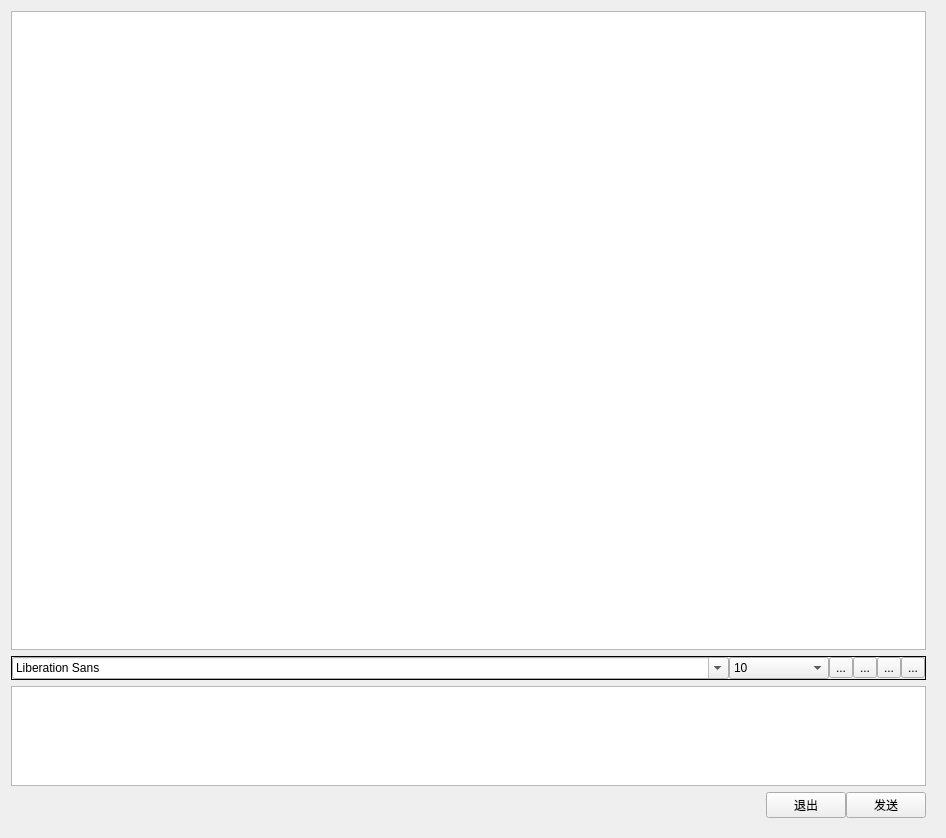
<?xml version="1.0" encoding="UTF-8"?>
<ui version="4.0">
 <class>ChatWdg</class>
 <widget class="QWidget" name="ChatWdg">
  <property name="geometry">
   <rect>
    <x>0</x>
    <y>0</y>
    <width>946</width>
    <height>838</height>
   </rect>
  </property>
  <property name="windowTitle">
   <string>Form</string>
  </property>
  <layout class="QHBoxLayout" name="horizontalLayout_3">
   <item>
    <widget class="QWidget" name="widget_2" native="true">
     <layout class="QVBoxLayout" name="verticalLayout">
      <property name="leftMargin">
       <number>0</number>
      </property>
      <property name="topMargin">
       <number>0</number>
      </property>
      <item>
       <widget class="QTextBrowser" name="textBrowser"/>
      </item>
      <item>
       <widget class="QFrame" name="frame">
        <property name="frameShape">
         <enum>QFrame::Box</enum>
        </property>
        <layout class="QHBoxLayout" name="horizontalLayout">
         <property name="spacing">
          <number>0</number>
         </property>
         <property name="leftMargin">
          <number>0</number>
         </property>
         <property name="topMargin">
          <number>0</number>
         </property>
         <property name="rightMargin">
          <number>0</number>
         </property>
         <property name="bottomMargin">
          <number>0</number>
         </property>
         <item>
          <widget class="QFontComboBox" name="fontTypeBox"/>
         </item>
         <item>
          <widget class="QComboBox" name="fontSizeBox">
           <property name="maximumSize">
            <size>
             <width>100</width>
             <height>16777215</height>
            </size>
           </property>
           <property name="currentIndex">
            <number>5</number>
           </property>
           <item>
            <property name="text">
             <string>5</string>
            </property>
           </item>
           <item>
            <property name="text">
             <string>6</string>
            </property>
           </item>
           <item>
            <property name="text">
             <string>7</string>
            </property>
           </item>
           <item>
            <property name="text">
             <string>8</string>
            </property>
           </item>
           <item>
            <property name="text">
             <string>9</string>
            </property>
           </item>
           <item>
            <property name="text">
             <string>10</string>
            </property>
           </item>
           <item>
            <property name="text">
             <string>11</string>
            </property>
           </item>
           <item>
            <property name="text">
             <string>12</string>
            </property>
           </item>
           <item>
            <property name="text">
             <string>15</string>
            </property>
           </item>
           <item>
            <property name="text">
             <string>20</string>
            </property>
           </item>
           <item>
            <property name="text">
             <string>25</string>
            </property>
           </item>
          </widget>
         </item>
         <item>
          <widget class="QToolButton" name="btnBold">
           <property name="toolTip">
            <string>加粗</string>
           </property>
           <property name="text">
            <string>...</string>
           </property>
           <property name="icon">
            <iconset>
             <normaloff>:/images/Font/bold.png</normaloff>:/images/Font/bold.png</iconset>
           </property>
           <property name="checkable">
            <bool>true</bool>
           </property>
           <property name="toolButtonStyle">
            <enum>Qt::ToolButtonIconOnly</enum>
           </property>
          </widget>
         </item>
         <item>
          <widget class="QToolButton" name="btnColor">
           <property name="toolTip">
            <string>颜色</string>
           </property>
           <property name="text">
            <string>...</string>
           </property>
           <property name="icon">
            <iconset>
             <normaloff>:/images/Font/color.png</normaloff>:/images/Font/color.png</iconset>
           </property>
           <property name="toolButtonStyle">
            <enum>Qt::ToolButtonIconOnly</enum>
           </property>
          </widget>
         </item>
         <item>
          <widget class="QToolButton" name="btnSave">
           <property name="toolTip">
            <string>保存</string>
           </property>
           <property name="text">
            <string>...</string>
           </property>
           <property name="icon">
            <iconset>
             <normaloff>:/images/Font/save.png</normaloff>:/images/Font/save.png</iconset>
           </property>
          </widget>
         </item>
         <item>
          <widget class="QToolButton" name="btnClear">
           <property name="toolTip">
            <string>清除</string>
           </property>
           <property name="text">
            <string>...</string>
           </property>
           <property name="icon">
            <iconset>
             <normaloff>:/images/Font/clear.png</normaloff>:/images/Font/clear.png</iconset>
           </property>
           <property name="toolButtonStyle">
            <enum>Qt::ToolButtonIconOnly</enum>
           </property>
          </widget>
         </item>
        </layout>
       </widget>
      </item>
      <item>
       <widget class="QTextEdit" name="textEdit">
        <property name="maximumSize">
         <size>
          <width>16777215</width>
          <height>100</height>
         </size>
        </property>
       </widget>
      </item>
      <item>
       <widget class="QWidget" name="widget" native="true">
        <layout class="QHBoxLayout" name="horizontalLayout_2">
         <property name="spacing">
          <number>0</number>
         </property>
         <property name="leftMargin">
          <number>0</number>
         </property>
         <property name="topMargin">
          <number>0</number>
         </property>
         <property name="rightMargin">
          <number>0</number>
         </property>
         <property name="bottomMargin">
          <number>0</number>
         </property>
         <item>
          <spacer name="horizontalSpacer_3">
           <property name="orientation">
            <enum>Qt::Horizontal</enum>
           </property>
           <property name="sizeHint" stdset="0">
            <size>
             <width>40</width>
             <height>20</height>
            </size>
           </property>
          </spacer>
         </item>
         <item>
          <widget class="QPushButton" name="btnExit">
           <property name="text">
            <string>退出</string>
           </property>
          </widget>
         </item>
         <item>
          <widget class="QPushButton" name="btnSend">
           <property name="text">
            <string>发送</string>
           </property>
          </widget>
         </item>
        </layout>
       </widget>
      </item>
     </layout>
    </widget>
   </item>
  </layout>
 </widget>
 <resources/>
 <connections/>
</ui>
